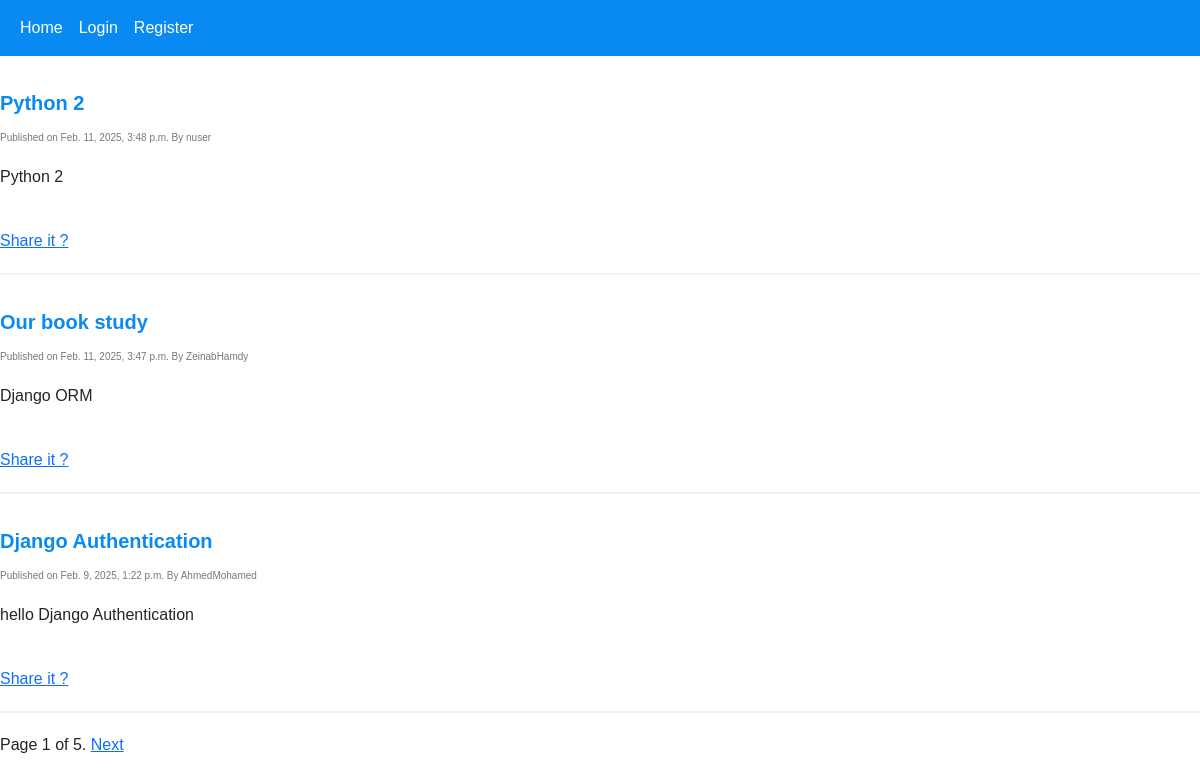
The page / on the database its author committed.
### blog/models.py (models this page shows, shortened)
class Post(models.Model):
    author = models.ForeignKey(
        User,
        on_delete=models.CASCADE,
        related_name='posts',
    )
    title = models.CharField(
        max_length=100,
        unique=True,
    )
    content = models.TextField()
    created_at = models.DateTimeField(
        auto_now_add=True,
    )
    updated_at = models.DateTimeField(
        auto_now=True,
    )
    published_at = models.DateTimeField(
        null=True,
        blank=True,
    )
    status = models.CharField(
        max_length=15,
        choices=[
            ('draft', 'Draft'),
            ('published', 'Published'),
        ],
        default='draft',
    )
    objects = models.Manager()  # Default manager
    published = PublishedManager()
    class Meta:
        ordering = ['-published_at']

### blog/views.py (the view)
# urls.py: path('', views.post_list, name='post_list'),
def post_list(req):
    posts = Post.published.all()
    paginator = Paginator(posts, 3)
    page_number = req.GET.get('page', '1') # as req.GET.get('page') returns a string
    error_message =''
    try:
        page_number = int(page_number)
        if page_number < 1:
            error_message = 'Page number must be greater than 0'
        elif page_number > paginator.num_pages:
            error_message = 'Page number must be less than or equal to the total number of pages'
    except ValueError:
        error_message = 'Page number must be an integer'
    if error_message :
        return render(req, 'error.html', {'error_message': error_message})
    posts = paginator.get_page(page_number)
    context = {
        'page': page_number,
        'posts': posts,
        'total_pages': paginator.num_pages,
    }
    return render(req, 'posts.html', context)

### blog/models.py (called while the page is built)
    def get_queryset(self):
        return super().get_queryset().filter(status='published')

### templates/posts.html (shortened to what this page needs)
{% extends "base.html" %}
{% load static %}
{% block content %}
    {% if not title %}
        {% for post in posts %}
            <article>
                <p class="title"> <a href='../post/{{post.pk}}'>{{ post.title }}</a></p>
                <p class='smaller'>
                    <span class='date'>Published on {{ post.published_at }}</span>
                    <span class='author'>By {{ post.author }}</span>
                </p>
                <p class="content">{{ post.content }}</p>
            </article>
            <br>
            <span> <a href='http://127.0.0.1:8000/post_share/{{post.pk}}'>Share it ?</a> </span>
            <hr>
        {% endfor %}
        <div>
            <span >
                <span>
                    Page {{ page }} of {{ total_pages }}.
                </span>
                {% if posts.has_next %}
                    <a href="?page={{ posts.next_page_number }}">Next</a>
                {% endif %}
            </span>
        </div>
    {% endif %}
{% endblock %}

### templates/base.html (shortened to what this page needs)
{% load static %}
<!DOCTYPE HTML>
<html>
<head>
    <link rel="stylesheet" href="https://cdn.jsdelivr.net/npm/bootstrap@5.3.0/dist/css/bootstrap.min.css">
    <link rel="stylesheet" href="{% static 'css/blog.css' %}">
</head>
<body>
    <nav class="navbar navbar-expand-lg" style="background-color: #098af3;">
        <div class="container-fluid">
            <div class="collapse navbar-collapse" id="navbarNav">
                <ul class="navbar-nav">
                    <li class="nav-item">
                        <a class="nav-link" href="{% url 'post_list' %}" style="color: rgb(255,255,255);">Home</a>
                    </li>
                    <li class="nav-item">
                        <a class="nav-link" href="{% url 'login' %}"  style="color: rgb(255,255,255);">Login</a>
                    </li>
                    <li class="nav-item">
                        <a class="nav-link" href="{% url 'register' %}"  style="color: rgb(255,255,255);">Register</a>
                    </li>
                </ul>
            </div>
        </div>
    </nav>
    {% block content %}
    {% endblock %}
</body>
</html>

### static/css/blog.css (style rules this page uses)
* { margin: 0; padding: 0; box-sizing: border-box; }
body { font-family: 'Poppins', sans-serif; }
.title { font-size: 20px; font-weight: 600; margin: 2rem 0; color: #098af3; }
.title a { color: #098af3; text-decoration: none; }
.author { font-size: 10px; color: #777; margin-top: -20px; }
.smaller { margin-top: -20px; font-size: 10px; color: #777; }
.content { font-size: 16px; font-weight: 500; margin-top: 20px; }
hr { margin: 20px 0; border: 1px solid #ccc; }

### rows shown on the page
Post: title "Python 2", published_at "Feb. 11, 2025, 3:48 p.m.", author "nuser", content "Python 2"
Post: title "Our book study", published_at "Feb. 11, 2025, 3:47 p.m.", author "ZeinabHamdy", content "Django ORM"
Post: title "Django Authentication", published_at "Feb. 9, 2025, 1:22 p.m.", author "AhmedMohamed", content "hello Django Authentication"

### other values the page prints
{{ page }} "1"
{{ total_pages }} "5"
